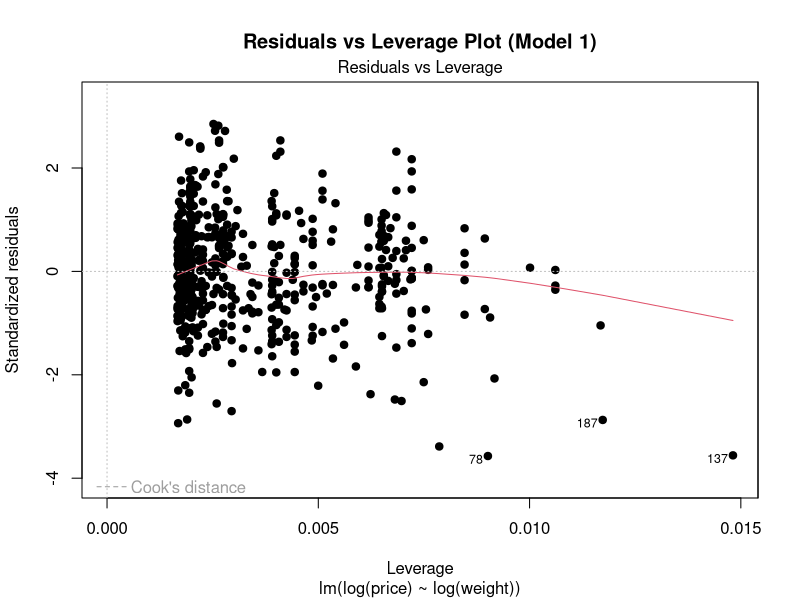
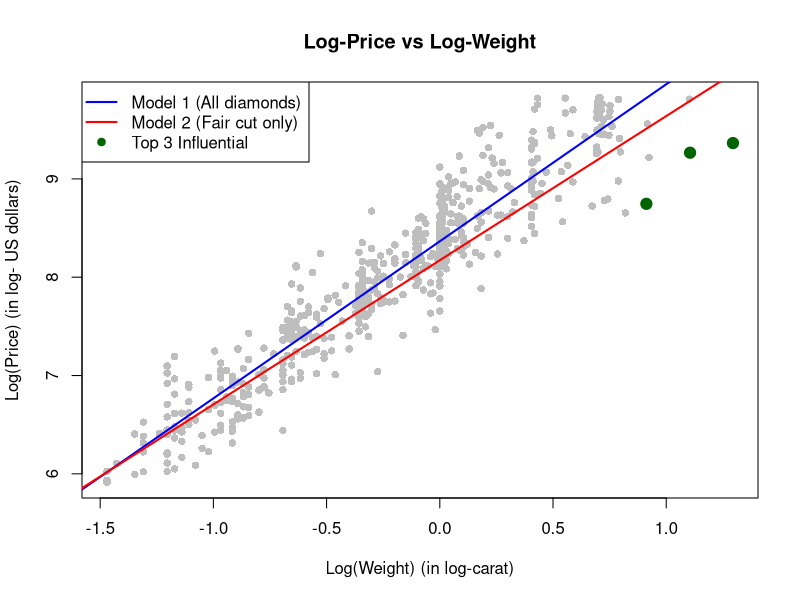
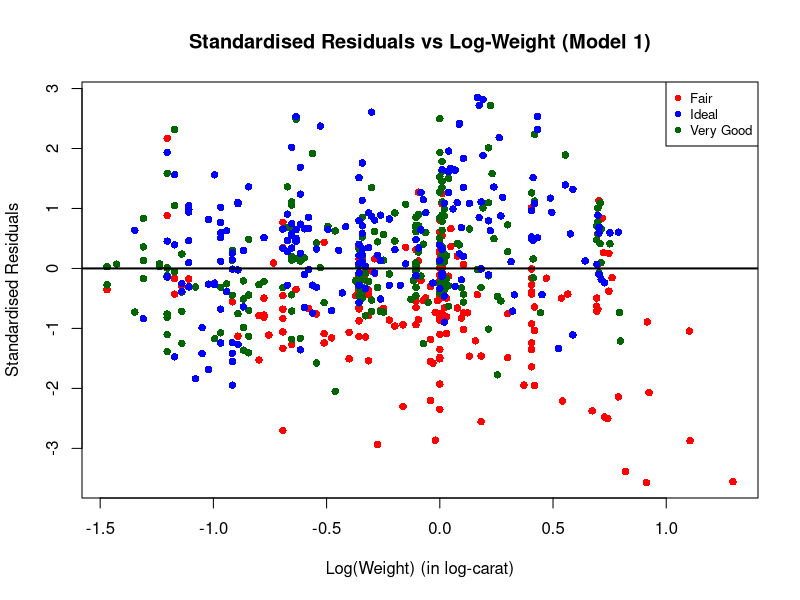

These figures' R source, in order:
## ---- chunk 1
knitr::opts_chunk$set(echo = TRUE)
## ---- chunk 2
dia4 <- read.csv("dia4.csv")
model1 <- lm(log(price) ~ log(weight), data = dia4)
## ---- chunk 3
plot(model1, which = 5,pch=19)
title("Residuals vs Leverage Plot (Model 1)")
## ---- chunk 4
# Leverage values
leverage <- hatvalues(model1)

# Standardised residuals
std_res <- rstandard(model1)

# Cook's distance
cooks <- cooks.distance(model1)

# Combine into data frame
influence_data <- data.frame(
  price = dia4$price,
  weight = dia4$weight,
  cut = dia4$cut,
  leverage = leverage,
  std_residual = std_res,
  cooks_distance = cooks
)

top3_influential <- influence_data[order(-influence_data$cooks_distance), ][1:3, ]

knitr::kable(top3_influential,
             caption = "Price, weight, cut, leverage, standardised residual and Cook’s distance of the three most influential observations.")
## ---- chunk 5
dia4_fair <- subset(dia4, cut == "Fair")
model2 <- lm(log(price) ~ log(weight), data = dia4_fair)
top3_index <- order(-cooks)[1:3]
## ---- chunk 6
plot(log(dia4$weight), log(dia4$price),
     pch = 16,
     col = "grey",
     xlab = "Log(Weight) (in log-carat)",
     ylab = "Log(Price) (in log- US dollars)",
     main = "Log-Price vs Log-Weight")

abline(model1, col = "blue", lwd = 2)
abline(model2, col = "red", lwd = 2)

points(log(dia4$weight[top3_index]),
       log(dia4$price[top3_index]),
       col = "darkgreen",
       pch = 19,
       cex = 1.5)

legend("topleft",
       legend = c("Model 1 (All diamonds)",
                  "Model 2 (Fair cut only)",
                  "Top 3 Influential"),
       col = c("blue", "red", "darkgreen"),
       lwd = c(2, 2, NA),
       pch = c(NA, NA, 19))

## ---- chunk 7

# Log-weight
log_weight <- log(dia4$weight)

# Ensure cut is a factor
dia4$cut <- as.factor(dia4$cut)

# Assign different colours for each cut
cut_levels <- levels(dia4$cut)
cols <- c("red", "blue", "darkgreen", "purple", "orange")[1:length(cut_levels)]
cut_col <- cols[dia4$cut]

plot(log_weight, std_res,
     col = cut_col,
     pch = 16,
     xlab = "Log(Weight) (in log-carat)",
     ylab = "Standardised Residuals",
     main = "Standardised Residuals vs Log-Weight (Model 1)")

abline(h = 0, lwd = 2)

legend("topright",
       legend = cut_levels,
       col = cols,
       pch = 16,
       cex = 0.8)
